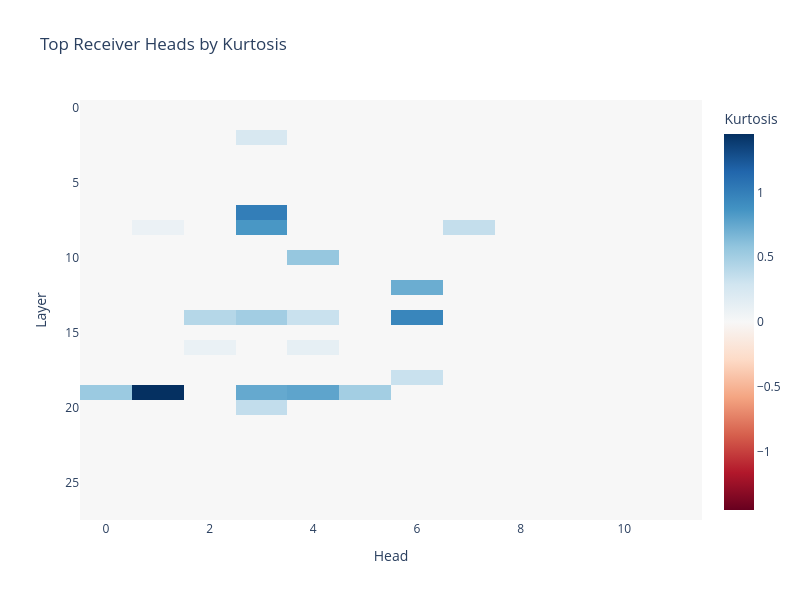

The notebook cell this image was saved under:
### Markdown cell above
### Exercise - identify receiver heads from real CoT

> ```yaml
> Difficulty: 🔴🔴⚪⚪⚪
> Importance: 🔵🔵🔵🔵⚪
> 
> You should spend up to 10-15 minutes on this exercise.
> ```

Most of this function is given to you. Your job is to fill in the inner loop: iterate over layers and heads from `output.attentions`, average each head's attention matrix to the sentence level, and compute vertical scores with depth control. Store the result in `all_vert_scores[layer, head]`.

### Code cell
def find_receiver_heads(
    text: str,
    sentences: list[str],
    model,
    tokenizer,
    top_k: int = 10,
    proximity_ignore: int = 4,
) -> tuple[Int[np.ndarray, "top_k 2"], Float[np.ndarray, " top_k"]]:
    """
    Identify top-k receiver heads by kurtosis of vertical attention scores.

    Args:
        text: Full reasoning trace
        sentences: List of sentences in the trace
        model: Loaded model
        tokenizer: Corresponding tokenizer
        top_k: Number of top receiver heads to return
        proximity_ignore: Proximity parameter for vertical scores

    Returns:
        receiver_heads: Shape (top_k, 2) array of (layer, head) pairs
        kurtosis_scores: Shape (top_k,) array of kurtosis values for each head
    """
    n_layers = len(model.model.layers)
    n_heads = model.config.num_attention_heads
    n_sentences = len(sentences)

    print(f"Computing vertical scores for {n_layers} layers × {n_heads} heads = {n_layers * n_heads} heads...")

    # Get sentence boundaries once
    boundaries = utils.get_sentence_token_boundaries(text, sentences, tokenizer)

    # Single forward pass to get attention weights from ALL layers and heads at once
    inputs = tokenizer(text, return_tensors="pt")
    if model.device.type == "cuda":
        inputs = {k: v.cuda() for k, v in inputs.items()}
    with t.no_grad():
        output = model(**inputs, use_cache=False, output_attentions=True)

    # Store vertical scores for all heads
    all_vert_scores = np.zeros((n_layers, n_heads, n_sentences))

    # YOUR CODE HERE: fill in `all_vert_scores` by iterating through layers and headers, using
    # `output.attentions` to get average sentence-level attention, then get vertical scores
    # with depth control.

    # copied
        # Process attention from each layer and head
    for layer in tqdm(range(n_layers), desc="Layers"):
        layer_attn = output.attentions[layer][0]  # shape [n_heads, seq_len, seq_len]
        for head in range(n_heads):
            attn_matrix = layer_attn[head].float().cpu().numpy()  # .float() first: numpy has no bfloat16

            # Average to sentence level
            avg_attn = utils.average_attention_by_sentences(attn_matrix, boundaries)

            # Compute vertical scores with depth control
            vert_scores = get_vertical_scores(avg_attn, proximity_ignore=proximity_ignore, control_depth=True)

            all_vert_scores[layer, head] = vert_scores


    # Free attention memory
    del output
    t.cuda.empty_cache()

    # Compute kurtosis for each head (over sentences dimension)
    kurtosis_matrix = np.zeros((n_layers, n_heads))
    for layer in range(n_layers):
        for head in range(n_heads):
            kurtosis_matrix[layer, head] = compute_head_kurtosis(all_vert_scores[layer, head])

    # Find top-k heads with highest kurtosis
    flat_kurts = kurtosis_matrix.flatten()
    valid_indices = ~np.isnan(flat_kurts)

    if valid_indices.sum() < top_k:
        print(f"Warning: Only {valid_indices.sum()} valid heads found")
        top_k = valid_indices.sum()

    # Get indices of top-k highest kurtosis values
    valid_kurts = flat_kurts[valid_indices]
    valid_flat_indices = np.where(valid_indices)[0]

    top_k_in_valid = np.argpartition(valid_kurts, -top_k)[-top_k:]
    top_k_in_valid = top_k_in_valid[np.argsort(-valid_kurts[top_k_in_valid])]  # Sort descending

    top_flat_indices = valid_flat_indices[top_k_in_valid]

    # Convert flat indices back to (layer, head) pairs
    receiver_heads = np.array(np.unravel_index(top_flat_indices, (n_layers, n_heads))).T
    receiver_kurts = flat_kurts[top_flat_indices]

    return receiver_heads, receiver_kurts


# Load example CoT
text_full, sentences_full, _ = utils.get_whitebox_example_data(problem_data)

n_chunks = 74
sentences_subset = sentences_full[:n_chunks]
# Find where the n_chunks-th sentence ends in the original text to extract the correct substring
# This preserves the original text formatting and ensures tokenization consistency
end_char_pos = 0
for sent in sentences_subset:
    # Find this sentence in the text starting from where we left off
    sent_pos = text_full.find(sent, end_char_pos)
    if sent_pos == -1:
        # Try with stripped version
        sent_pos = text_full.find(sent.strip(), end_char_pos)
    if sent_pos != -1:
        end_char_pos = sent_pos + len(sent)

text_subset = text_full[:end_char_pos]

print(f"Analyzing first {len(sentences_subset)} sentences...")
print(f"Text length: {len(text_subset)} characters")

# Find top-20 receiver heads (paper recommends ~16)
t.cuda.empty_cache()
receiver_heads, receiver_kurts = find_receiver_heads(
    text_subset,
    sentences_subset,
    model,
    tokenizer,
    top_k=20,
    proximity_ignore=4,
)

print(f"\nTop-{len(receiver_heads)} Receiver Heads:")
for i, ((layer, head), kurt) in enumerate(zip(receiver_heads, receiver_kurts)):
    print(f"  {i + 1:2d}. Layer {layer:2d}, Head {head:2d} | Kurtosis: {kurt:.3f}")

# Visualize kurtosis distribution
# Recompute kurtosis matrix for visualization
n_layers = len(model.model.layers)
n_heads = model.config.num_attention_heads
kurtosis_viz = np.zeros((n_layers, n_heads))

for layer, head in receiver_heads:
    kurtosis_viz[layer, head] = receiver_kurts[receiver_heads.tolist().index([layer, head])]

fig = px.imshow(
    kurtosis_viz,
    color_continuous_scale="RdBu",
    color_continuous_midpoint=0.0,
    labels=dict(x="Head", y="Layer", color="Kurtosis"),
    title="Top Receiver Heads by Kurtosis",
    aspect="auto",
    width=800,
    height=600,
)
fig.show()
print("Receiver heads should attend 'spikily' to specific important sentences.")

### Figure 1 — Plotly figure (JSON) as saved in the notebook; plotly's stock layout.template omitted (floating-point values rounded to 4 significant figures; data arrays with more than 128 entries replaced by an {"elided": "..."} marker saying what was removed)
{"data": [{"coloraxis": "coloraxis", "hovertemplate": "Head: %{x}<br>Layer: %{y}<br>Kurtosis: %{z}<extra></extra>", "name": "0", "type": "heatmap", "xaxis": "x", "yaxis": "y", "z": {"elided": "28x12 float values"}}], "layout": {"coloraxis": {"autocolorscale": false, "cmid": 0, "colorbar": {"title": {"text": "Kurtosis"}}, "colorscale": [[0, "rgb(103,0,31)"], [0.1, "rgb(178,24,43)"], [0.2, "rgb(214,96,77)"], [0.3, "rgb(244,165,130)"], [0.4, "rgb(253,219,199)"], [0.5, "rgb(247,247,247)"], [0.6, "rgb(209,229,240)"], [0.7, "rgb(146,197,222)"], [0.8, "rgb(67,147,195)"], [0.9, "rgb(33,102,172)"], [1, "rgb(5,48,97)"]]}, "height": 600, "title": {"text": "Top Receiver Heads by Kurtosis"}, "width": 800, "xaxis": {"anchor": "y", "domain": [0, 1], "title": {"text": "Head"}}, "yaxis": {"anchor": "x", "autorange": "reversed", "domain": [0, 1], "title": {"text": "Layer"}}}}
